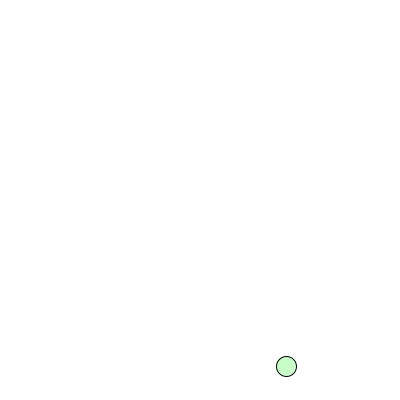
Frame 1 (no input)
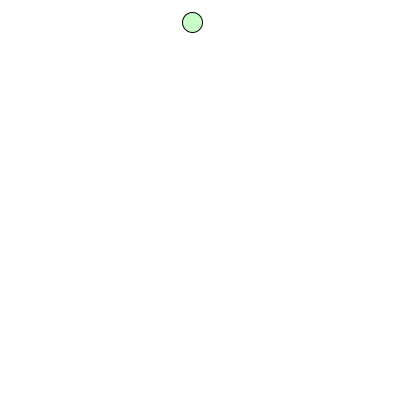
Frame 60 (the mouse pressed at the canvas centre just before this capture)
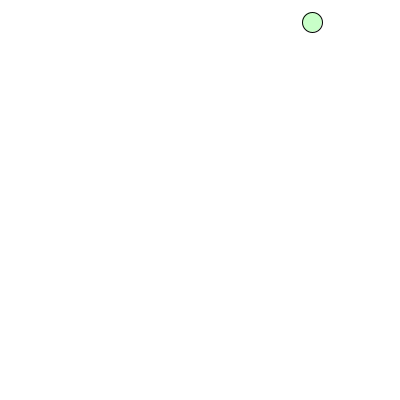
Frame 120 (the mouse held since frame 60 and released just before this capture)

The Processing sketch that drew these frames (run headless with seeded random() and noise(); from frame 60 on, the mouse is pressed at the canvas centre):

// Processing sketch: ex08_01
// ── ex08_01.pde
int d = 20;
int x, y, vx, vy;
void setup(){
size(400, 400);
fill(200, 255, 200);
ellipseMode(CORNER); frameRate(30);
randomSeed(second());
initValues();
}

void initValues(){
  x = int(random(width - d));
  y = int(random(height - d));
  do{
    vx = int(random(-5,5));
    vy = int(random(-5,5));
  } while(vx == 0 && vy == 0);
}

void draw(){
  background(255);
  ellipse(x, y, d, d);
  x += vx;
  y += vy;
  if((x > width-d) || (x < 0) || (y > height-d) || (y < 0)) initValues();
}
